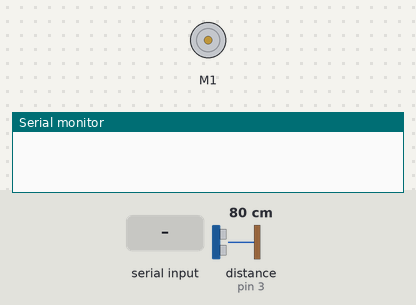
The sketch below on a simulated Arduino Uno, built with avr-gcc and run on an emulated ATmega328P. Shown: DC motor (green arrow = forward, orange = backward, longer = faster), the last lines printed to the serial monitor. Inputs (shaded band) come from the test bench; at power-on: distance to the obstacle (sensor on pin 3) 80 cm.

Above: at 1.2 s.
1.3 s: "s" received over Serial
At 2.1 s:
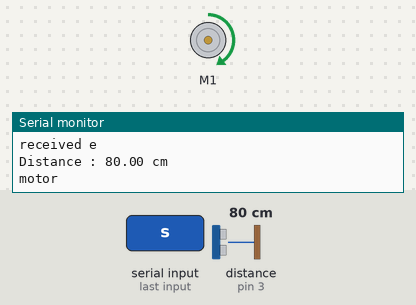
Timing chart, 0 to 4.3 s (numbered marks = the images above; inputs shaded):
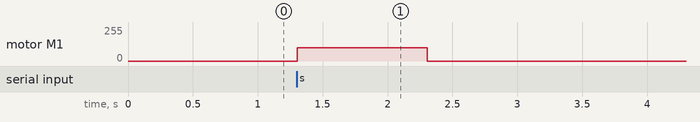

The sketch:

serial_test_PyToAr1.ino
```cpp
#include "MeOrion.h"

MeDCMotor motor1(PORT_1);

MeDCMotor motor2(PORT_2);

MeDCMotor motor3(M1);

MeDCMotor motor4(M2);

MeUltrasonicSensor ultraSensor(PORT_3);


uint8_t motorSpeed = 100;


void setup() {
  Serial.begin(115200);
}
void loop() {
  if(Serial.available() > 0) {
    char data = Serial.read();
    char str[2];
    str[0] = data;
    if(data=='s'){
      Serial.println("received e");
      Serial.print("Distance : ");
      Serial.print(ultraSensor.distanceCm() );
      Serial.println(" cm");
    }
     if(data = 'm'){/*
      if(Serial.available() > 0){
        char char_num = Serial.read();
        int num = (int)char_num - 48;
      }*/
       Serial.print("motor");
      motor3.run(motorSpeed);
      delay(1000);
      motor3.stop();
    }
  }
}

/*
    if(data = 'm'){
       Serial.print("motor");
      //motor3.run(motorSpeed);
    }
    if(data = 'p'){
       Serial.print("pause");
      //motor3.stop();
    }

    if(data = 's'){
       Serial.print("sensor");
      //motor3.run(motorSpeed);
    }


    Serial.print("abc");*/
```

Measured:
- after the input at 1.3 s, motor M1: stopped → forward 100/255 at once, → stopped 1.0 s later
